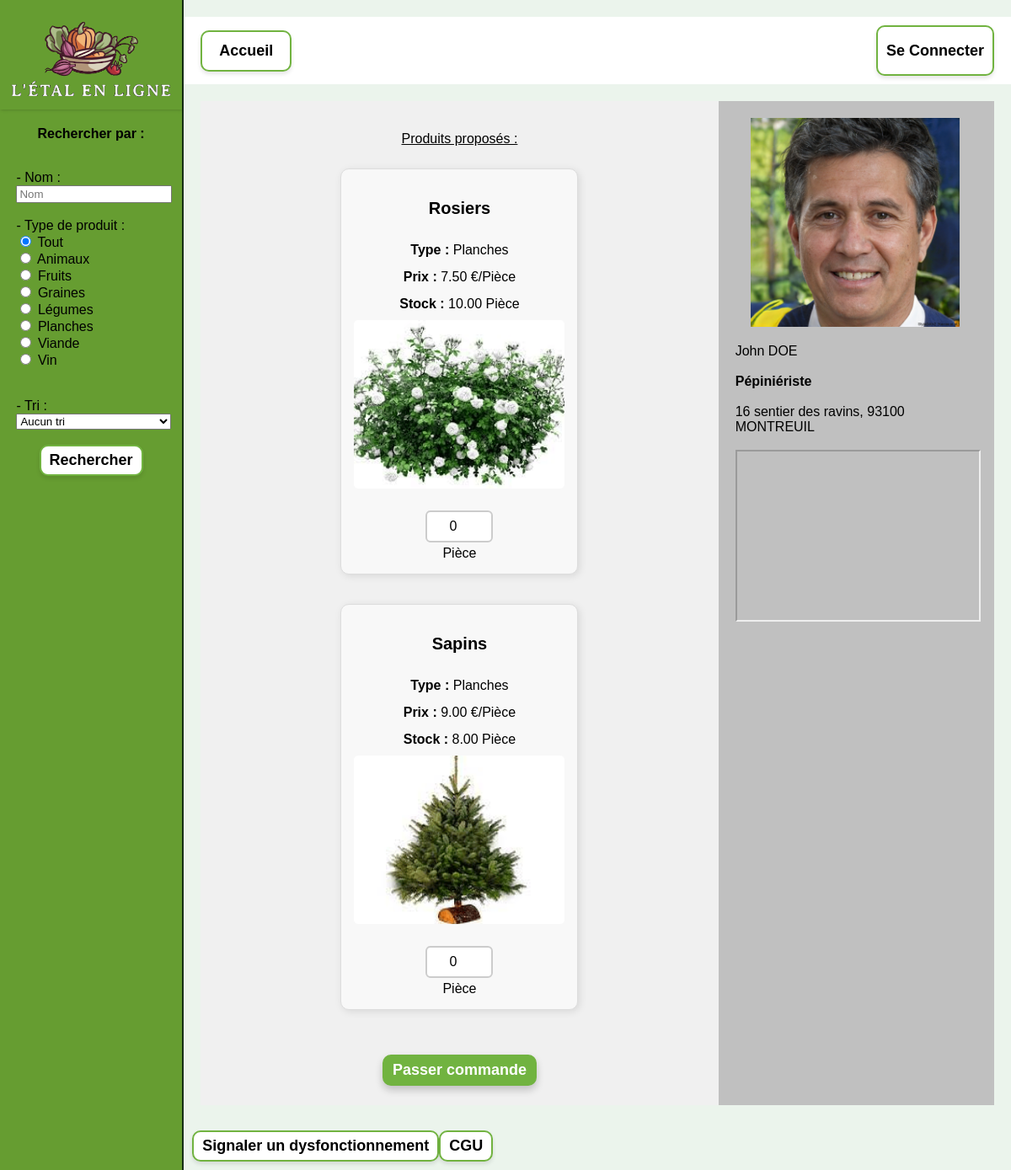
The page /producteur.php?Id_Prod=1 on the database its author committed.
### tables this page shows
CREATE TABLE PRODUCTEUR(
   Id_Prod INT,
   Id_Uti INT NOT NULL,
   Prof_Prod VARCHAR(50),
   PRIMARY KEY(Id_Prod),
   UNIQUE(Id_Uti),
   FOREIGN KEY(Id_Uti) REFERENCES UTILISATEUR(Id_Uti)
);

CREATE TABLE UTILISATEUR(
   Id_Uti INT,
   Prenom_Uti VARCHAR(50) NOT NULL,
   Nom_Uti VARCHAR(50) NOT NULL,
   Mail_Uti VARCHAR(50) NOT NULL,
   Adr_Uti VARCHAR(200) NOT NULL,
   Pwd_Uti VARCHAR(50) NOT NULL,
   PRIMARY KEY(Id_Uti),
   UNIQUE(Mail_Uti)
);

### languages/language_fr.php (called while the page is built, shortened)
<?php
$htmlRechercherPar = "Rechercher par : ";
$htmlTri="- Tri : ";
$htmlRechercher="Rechercher";
$htmlAccueil="Accueil";
$htmlSeConnecter="Se Connecter";
$htmlSignalerDys="Signaler un dysfonctionnement";
$htmlCGU="CGU";
$htmlTiretNom="- Nom : ";
$htmlNom="Nom";
$htmlLégumes="Légumes";
$htmlAucunTri="Aucun tri";
$htmlProduitsProposesDeuxPoints="Produits proposés : ";
$htmlImgProducteur="Image producteur";
$htmlPasserCommande="Passer commande";
$htmlImageNonFournie = "Image non fournie";
$htmlMaxStock = "Stock max";
$htmlTout = "Tout";
$htmlAnimaux = "Animaux";
$htmlFruits = "Fruits";
$htmlGraines = "Graines";
$htmlPlanches = "Planches";
$htmlViande = "Viande";
$htmlVin = "Vin";
$typeProduitsTrad = [
    "Animaux" => "Animaux",
    "Fruits" => "Fruits",
    "Graines" => "Graines",
    "Légumes" => "Légumes",
    "Planches" => "Planches",
    "Viande" => "Viande",
    "Vin" => "Vin"
];
$htmlLeKilo = "le kilo";
$htmlLaPiece = "la pièce";
$htmlKg = "Kg";
$htmlL = "L";
$htmlM2 = "m²";
$htmlPiece = "Pièce";
$htmlPrix = "Prix : ";
$htmlTypeDeuxPoints = "Type : ";
$htmlStockDeuxPoints = "Stock : ";
?>

### producteur.php (the view, shortened to what this page needs)
<!DOCTYPE html>
<html lang="fr">
<head>
    <?php
    require "language.php";
    ?>
    <link rel="stylesheet" type="text/css" href="css/style_general.css">
    <link rel="stylesheet" type="text/css" href="css/popup.css">
</head>
<body>
    <?php
    function dbConnect()
    {
        $utilisateur = "inf2pj02";
        $serveur = "localhost";
        $motdepasse = "ahV4saerae";
        $basededonnees = "inf2pj_02";
        $bdd = new PDO("mysql:host=$serveur;dbname=$basededonnees;charset=utf8mb4", $utilisateur, $motdepasse, [
            PDO::ATTR_ERRMODE => PDO::ERRMODE_EXCEPTION
        ]);
        $bdd->exec("SET NAMES utf8mb4");
        return $bdd;
    }
    $Id_Prod = htmlspecialchars($_GET["Id_Prod"]);
    if (isset($_GET["filtreType"]) == true) {
        $filtreType = htmlspecialchars($_GET["filtreType"]);
    } else {
        $filtreType = "TOUT";
    }
    if (isset($_GET["tri"]) == true) {
        $tri = htmlspecialchars($_GET["tri"]);
    } else {
        $tri = "No";
    }
    if (isset($_GET["rechercheNom"]) == true) {
        $rechercheNom = htmlspecialchars($_GET["rechercheNom"]);
    } else {
        $rechercheNom = "";
    }
    ?>
    <div class="container">
        <div class="leftColumn">
            <img class="logo" href="index.php" src="img/logo.png">
            <div class="contenuBarre">
                <center>
                    <p><strong><?php echo $htmlRechercherPar; ?></strong></p>
                </center>
                <br>
                <form action="producteur.php" method="get">
                    <?php echo $htmlTiretNom; ?>
                    <input type="text" name="rechercheNom" value="<?php echo $rechercheNom ?>" placeholder="<?php echo $htmlNom; ?>">
                    <br>
                    <br>
                    - Type de produit :
                    <br>
                    <label>
                        <input type="radio" name="filtreType" value="TOUT" <?php if ($filtreType == "TOUT") echo 'checked="true"'; ?>> <?php echo $htmlTout; ?>
                    </label>
                    <br>
                    <label>
                        <input type="radio" name="filtreType" value="ANIMAUX" <?php if ($filtreType == "ANIMAUX") echo 'checked="true"'; ?>> <?php echo $htmlAnimaux; ?>
                    </label>
                    <br>
                    <label>
                        <input type="radio" name="filtreType" value="FRUITS" <?php if ($filtreType == "FRUITS") echo 'checked="true"'; ?>> <?php echo $htmlFruits; ?>
                    </label>
                    <br>
                    <label>
                        <input type="radio" name="filtreType" value="GRAINS" <?php if ($filtreType == "GRAINS") echo 'checked="true"'; ?>> <?php echo $htmlGraines; ?>
                    </label>
                    <br>
                    <label>
                        <input type="radio" name="filtreType" value="LÉGUMES" <?php if ($filtreType == "LÉGUMES") echo 'checked="true"'; ?>> <?php echo $htmlLégumes; ?>
                    </label>
                    <br>
                    <label>
                        <input type="radio" name="filtreType" value="PLANCHES" <?php if ($filtreType == "PLANCHES") echo 'checked="true"'; ?>> <?php echo $htmlPlanches; ?>
                    </label>
                    <br>
                    <label>
                        <input type="radio" name="filtreType" value="VIANDE" <?php if ($filtreType == "VIANDE") echo 'checked="true"'; ?>> <?php echo $htmlViande; ?>
                    </label>
                    <br>
                    <label>
                        <input type="radio" name="filtreType" value="VIN" <?php if ($filtreType == "VIN") echo 'checked="true"'; ?>> <?php echo $htmlVin; ?>
                    </label>
                    <br>
                    <br>
                    <br>
                    <?php echo $htmlTri; ?>
                    <select name="tri">
                        <option value="No" <?php if ($tri == "No") echo 'selected="selected"'; ?>><?php echo $htmlAucunTri; ?></option>
                    </select>
                    <br>
                    <br>
                    <center>
                        <input type="submit" value="<?php echo $htmlRechercher; ?>">
                    </center>
                </form>
                <br>
                <br>
            </div>
        </div>
        <div class="rightColumn">
            <div class="topBanner">
                <div class="divNavigation">
                    <a class="bontonDeNavigation" href="index.php"><?php echo $htmlAccueil ?></a>
                </div>
                <form method="post">
                    <input type="submit" value="<?php if (!isset($_SESSION['Mail_Uti'])) {;
                                                    echo ($htmlSeConnecter);
                                                } else {
                                                    echo '' . $_SESSION['Mail_Uti'] . '';
                                                } ?>" class="boutonDeConnection">
                </form>
            </div>
            <form method="get" action="insert_commande.php">
                <div class="content-container">
                    <div class="product">
                        <p>
                            <center><U><?php echo $htmlProduitsProposesDeuxPoints; ?></U></center>
                        </p>
                        <div class="gallery-container">
                            <?php
                            $bdd = dbConnect();
                            if ($filtreType == "TOUT") {
                                $query = 'SELECT Id_Produit, Id_Prod, Nom_Produit, Desc_Type_Produit, Prix_Produit_Unitaire, Nom_Unite_Prix, Qte_Produit FROM Produits_d_un_producteur  WHERE Id_Prod= :Id_Prod';
                            } else {
                                $query = 'SELECT Id_Produit, Id_Prod, Nom_Produit, Desc_Type_Produit, Prix_Produit_Unitaire, Nom_Unite_Prix, Qte_Produit FROM Produits_d_un_producteur  WHERE Id_Prod= :Id_Prod AND Desc_Type_Produit= :filtreType';
                            }
                            if ($tri == "No") {
                                $query = $query . ';';
                            } else if ($tri == "PrixAsc") {
                                $query = $query . ' ORDER BY Prix_Produit_Unitaire ASC;';
                            } else if ($tri == "PrixDesc") {
                                $query = $query . ' ORDER BY Prix_Produit_Unitaire DESC;';
                            } else if ($tri == "Alpha") {
                                $query = $query . ' ORDER BY Nom_Produit ASC;';
                            } else if ($tri == "AntiAlpha") {
                                $query = $query . ' ORDER BY Nom_Produit DESC;';
                            }
                            $queryGetProducts = $bdd->prepare(($query));
                            if ($filtreType == "TOUT") {
                                $queryGetProducts->bindParam(":Id_Prod", $Id_Prod, PDO::PARAM_STR);
                            } else {
                                $queryGetProducts->bindParam(":Id_Prod", $Id_Prod, PDO::PARAM_STR);
                                $queryGetProducts->bindParam(":filtreType", $filtreType, PDO::PARAM_STR);
                            }
                            $queryGetProducts->execute();
                            $returnQueryGetProducts = $queryGetProducts->fetchAll(PDO::FETCH_ASSOC);
                            $unitesTrad = [
                                "Kg" => $htmlKg,
                                "kg" => $htmlKg,
                                "Kilo" => $htmlLeKilo,
                                "Le kilo" => $htmlLeKilo,
                                "L" => $htmlL,
                                "l" => $htmlL,
                                "m²" => $htmlM2,
                                "M²" => $htmlM2,
                                "Pièce" => $htmlPiece,
                                "piece" => $htmlPiece,
                                "la pièce" => $htmlLaPiece,
                                "Piece" => $htmlPiece
                            ];
                            $i = 0;
                            if (count($returnQueryGetProducts) == 0) {
                                echo $htmlAucunProduitEnStock;
                            } else {
                                while ($i < count($returnQueryGetProducts)) {
                                    $Id_Produit = $returnQueryGetProducts[$i]["Id_Produit"];
                                    $nomProduit = $returnQueryGetProducts[$i]["Nom_Produit"];
                                    $typeProduit = trim($returnQueryGetProducts[$i]["Desc_Type_Produit"]);
                                    $prixProduit = $returnQueryGetProducts[$i]["Prix_Produit_Unitaire"];
                                    $QteProduit = $returnQueryGetProducts[$i]["Qte_Produit"];
                                    $unitePrixProduit = $returnQueryGetProducts[$i]["Nom_Unite_Prix"];
                                    $classStock = ($QteProduit == 0) ? ' out-of-stock' : '';
                                    $typeProduit = ucfirst(strtolower($typeProduit));
                                    $typeProduitTraduit = isset($typeProduitsTrad[$typeProduit]) ? $typeProduitsTrad[$typeProduit] : $typeProduit;
                                    $uniteTraduit = isset($unitesTrad[$unitePrixProduit]) ? $unitesTrad[$unitePrixProduit] : $unitePrixProduit;
                                    echo '<div class="squareProduct' . $classStock . '">';
                                    echo '<h3>' . $nomProduit . '</h3>';
                                    echo '<p><strong>' . $htmlTypeDeuxPoints . '</strong> ' . $typeProduitTraduit . '</p>';
                                    echo '<p><strong>' . $htmlPrix . '</strong> ' . $prixProduit . ' €/' . $uniteTraduit . '</p>';
                                    echo '<p><strong>' . $htmlStockDeuxPoints . '</strong> ' . $QteProduit . ' ' . $uniteTraduit . '</p>';
                                    echo '<img class="img-produit" src="img_produit/' . $Id_Produit  . '.png" alt="' . $htmlImageNonFournie . '" style="width: 100%; height: 85%;" ><br>';
                                    if ($QteProduit > 0) {
                                        echo '<input type="number" class="input-quantity" name="' . $Id_Produit . '" placeholder="' . $htmlMaxStock . ' ' . $QteProduit . '" max="' . $QteProduit . '" min="0" value="0"> ' . $uniteTraduit;
                                    } else {
                                        echo '<input type="number" class="input-quantity disabled" name="' . $Id_Produit . '" placeholder="0" disabled> ' . $uniteTraduit;
                                        echo '<p class="rupture-message">⚠ ' . $htmlProduitEnRupture . '</p>';
                                    }
                                    echo '</div>';
                                    $i++;
                                }
                            }
                            ?>
                        </div>
                        <div class="centrecemachinbordeldemerde">
                            <button type="submit"><?php echo $htmlPasserCommande; ?></button>
                        </div>
                    </div>
                    <div class="producteur">
                        <?php
                        $bdd = dbConnect();
                        $queryInfoProd = $bdd->prepare(('SELECT UTILISATEUR.Id_Uti, UTILISATEUR.Adr_Uti, Prenom_Uti, Nom_Uti, Prof_Prod FROM UTILISATEUR INNER JOIN PRODUCTEUR ON UTILISATEUR.Id_Uti = PRODUCTEUR.Id_Uti WHERE PRODUCTEUR.Id_Prod= :Id_Prod ;'));
                        $queryInfoProd->bindParam(":Id_Prod", $Id_Prod, PDO::PARAM_STR);
                        $queryInfoProd->execute();
                        $returnQueryInfoProd = $queryInfoProd->fetchAll(PDO::FETCH_ASSOC);
                        $address = $returnQueryInfoProd[0]["Adr_Uti"];
                        $nom = $returnQueryInfoProd[0]["Nom_Uti"];
                        $prenom = $returnQueryInfoProd[0]["Prenom_Uti"];
                        $profession = $returnQueryInfoProd[0]["Prof_Prod"];
                        ?>
                        <div class="info-container">
                            <div class="img-prod">
                                <img class="img-test" src="img_producteur/<?php echo $Id_Prod; ?>.png" alt="<?php echo $htmlImgProducteur; ?>" style="width: 99%; height: 99%;">
                            </div>
                            <div class="text-info">
                                <?php
                                echo '</br>' . $prenom . ' ' . strtoupper($nom) . '</br></br><strong>' . $profession . '</strong></br></br>' . $address . '</br></br>';
                                ?>
                            </div>
                        </div>
                        <?php
                        if (isset($address)) {
                            $address = str_replace(" ", "+", $address);
                        ?>
                            <iframe class="map-frame" src="https://maps.google.com/maps?&q=<?php echo $address; ?>&output=embed " width="100%" height="100%"></iframe>
                        <?php }
                        ?>
            </form>
        </div>
    </div>
    <div class="basDePage">
        <form method="post">
            <input type="submit" value="<?php echo $htmlSignalerDys ?>" class="lienPopup">
        </form>
        <form method="post">
            <input type="submit" value="<?php echo $htmlCGU ?>" class="lienPopup">
        </form>
    </div>
</body>

### rows shown on the page
producteur: Id_Uti.Prenom_Uti "John", Id_Uti.Nom_Uti "DOE", Prof_Prod "Pépiniériste", Id_Uti.Adr_Uti "16 sentier des ravins, 93100 MONTREUIL"

### other values the page prints
$htmlRechercherPar "Rechercher par :"
$htmlTiretNom "- Nom :"
$htmlTout "Tout"
$htmlAnimaux "Animaux"
$htmlFruits "Fruits"
$htmlGraines "Graines"
$htmlLégumes "Légumes"
$htmlPlanches "Planches"
$htmlViande "Viande"
$htmlVin "Vin"
$htmlTri "- Tri :"
$htmlAccueil "Accueil"
$htmlProduitsProposesDeuxPoints "Produits proposés :"
$nomProduit "Rosiers"
$typeProduitTraduit "Planches"
